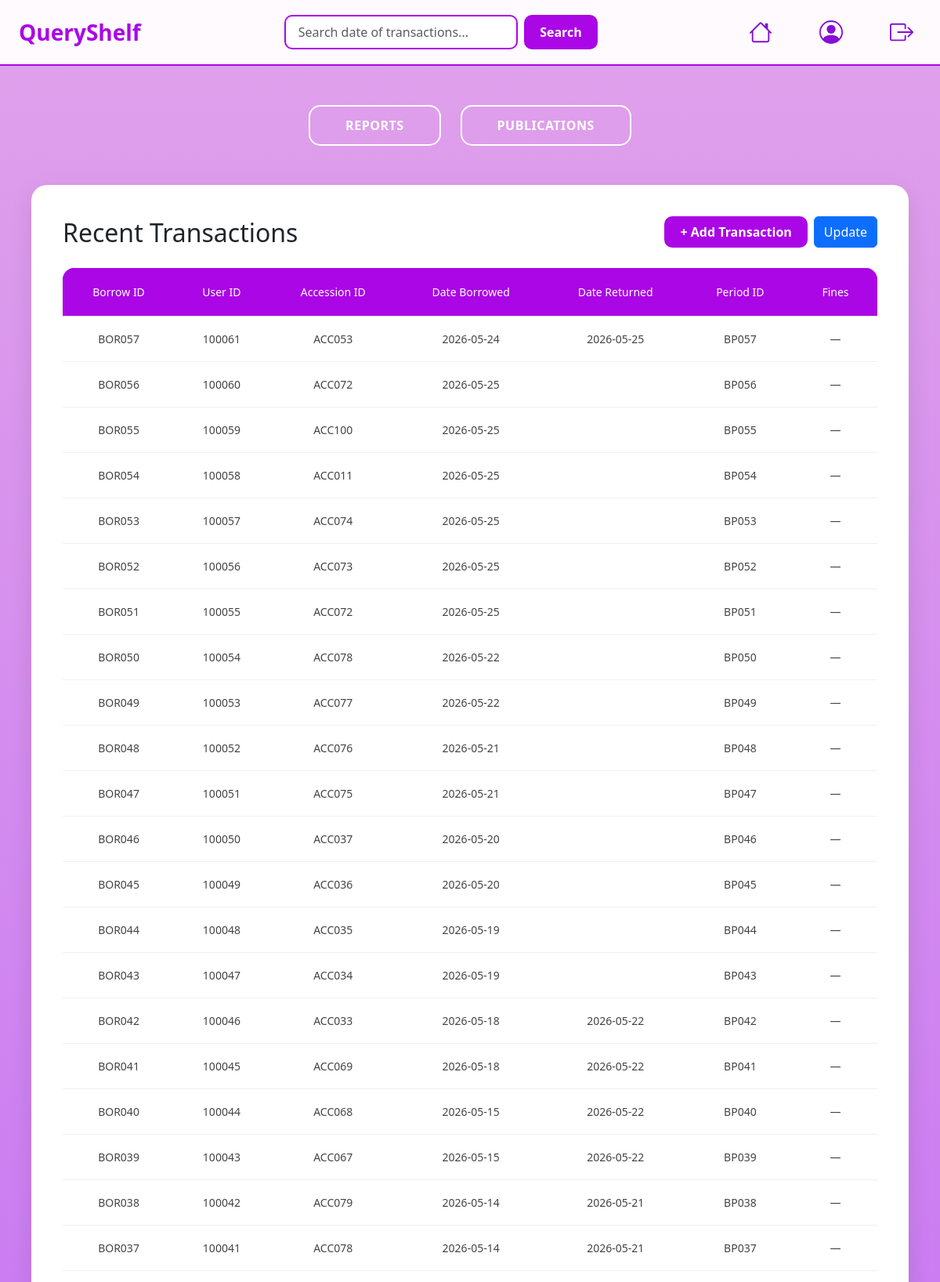
The app's page /php/clerk_dashboard.php (signed in, upper part) with its own data.
### tables this page shows
CREATE TABLE `borrows` (
  `borrow_id` varchar(30) NOT NULL,
  `user_id` int(11) NOT NULL,
  `date_borrowed` date NOT NULL,
  `date_returned` date DEFAULT NULL,
  `borrowingperiod_id` varchar(30) NOT NULL,
  `accession_id` varchar(30) NOT NULL,
  `due_date` date NOT NULL
);

### php/clerk_dashboard.php (the view, shortened to what this page needs)
<?php
require '../db.php';
$search = isset($_GET['search']) ? $_GET['search'] : "";
$searchTerm = "%$search%";
$sql = "SELECT borrows.*, fines.amount AS fines
        FROM borrows
        LEFT JOIN fines ON borrows.borrow_id = fines.borrow_id
        WHERE borrows.borrow_id LIKE ?
        OR user_id LIKE ?
        OR accession_id LIKE ?
        OR date_borrowed LIKE ?
        OR date_returned LIKE ?
        OR borrowingperiod_id LIKE ?
        ORDER BY borrows.borrow_id DESC";
$stmt = $pdo->prepare($sql);
$stmt->execute([
    $searchTerm,
    $searchTerm,
    $searchTerm,
    $searchTerm,
    $searchTerm,
    $searchTerm
]);
$results = $stmt->fetchAll();
?>
<!DOCTYPE html>
<html lang="en">
<head>
<link href="https://cdn.jsdelivr.net/npm/bootstrap@5.3.3/dist/css/bootstrap.min.css" rel="stylesheet">
<link rel="stylesheet" href="/QueryShelf/css/cler_dashboard.css">
</head>
<body>
<nav class="navbar px-4">
    <div class="logo">QueryShelf</div>
    <form class="d-flex mx-auto" method="GET" style="width: 400px;">
        <input type="text" name="search" class="form-control" placeholder="Search date of transactions..." value="<?= htmlspecialchars($search); ?>">
        <button class="btn search-btn ms-2" type="submit">Search</button>
    </form>
    <div class="nav-right">
        <a href="/QueryShelf/php/clerk_dashboard.php" class="icon-btn"><img src="/QueryShelf/assets/house.svg"></a>
        <a href="/QueryShelf/php/clerk_profile.php" class="icon-btn"><img src="/QueryShelf/assets/person-circle.svg"></a>
        <a href="/QueryShelf/php/logout.php" class="icon-btn" onclick="confirmLogout(event)">
            <img src="/QueryShelf/assets/box-arrow-right.svg">
        </a>
    </div>
</nav>
<div class="button-container">
    <a href="/QueryShelf/php/reports.php" class="btn">REPORTS</a>
    <a href="/QueryShelf/php/clerk_publication.php" class="btn">PUBLICATIONS</a>
</div>
<div class="transactions-container mt-4">
    <div class="d-flex justify-content-between align-items-center mb-3">
        <h2>Recent Transactions</h2>
        <div class="header-action d-flex gap-2">
            <button class="btn search-btn" id="addBtn">+ Add Transaction</button>
            <button class="btn btn-primary" id="updateBtnTop">Update</button>
        </div>
    </div>
    <table class="table">
        <thead>
            <tr>
                <th>Borrow ID</th>
                <th>User ID</th>
                <th>Accession ID</th>
                <th>Date Borrowed</th>
                <th>Date Returned</th>
                <th>Period ID</th>
                <th>Fines</th>
            </tr>
        </thead>
        <tbody>
            <?php foreach ($results as $row): ?>
                <tr class="selectable"
                    data-id="<?= $row['borrow_id']; ?>"
                    data-user="<?= $row['user_id']; ?>"
                    data-accession="<?= $row['accession_id']; ?>"
                    data-borrowed="<?= $row['date_borrowed']; ?>"
                    data-returned="<?= $row['date_returned']; ?>"
                    data-period="<?= $row['borrowingperiod_id']; ?>">
                    <td><?= $row['borrow_id']; ?></td>
                    <td><?= $row['user_id']; ?></td>
                    <td><?= $row['accession_id']; ?></td>
                    <td><?= $row['date_borrowed']; ?></td>
                    <td><?= $row['date_returned']; ?></td>
                    <td><?= $row['borrowingperiod_id']; ?></td>
                    <td>
                        <?= ($row['fines'] !== null && $row['fines'] > 0)
                            ? '₱' . number_format($row['fines'], 2)
                            : '—'; ?>
                    </td>
                </tr>
            <?php endforeach; ?>
        </tbody>
    </table>
</div>
</body>
</html>

### css/cler_dashboard.css (style rules this page uses)
* { margin: 0; padding: 0; }
nav { display: flex; justify-content: center; gap: 25px; margin-bottom: 35px; padding: 20px; }
nav a { text-decoration: none; color: #ffffff; border: 2px solid #ffffff; padding: 12px 45px; border-radius: 15px; font-weight: 600; font-size: 1rem; letter-spacing: 0.5px; transition: all 0.2s ease-in-out; display: inline-block; }
body { font-family: 'Poppins', sans-serif; background: linear-gradient(#d37ae2b3, #8d00f8b3); background-attachment: fixed; margin: 0; padding: 0; min-height: 100vh; }
.search-btn { background-color: #a100e6; color: white; border: none; font-weight: 600; border-radius: 10px; padding: 10px 20px; }
table { width: 100%; border-collapse: collapse; font-size: 14px; }
th { background-color: #b319e6; color: white; text-align: left; padding: 15px; font-weight: 500; }
td { padding: 15px; border-bottom: 1px solid #f1eaf7; color: #4a4a4a; }
:root { --primary-purple: #aa06e6; --bg-gradient: linear-gradient(#d37ae2b3, #8d00f8b3); --card-bg: #ffffff; --navbar-bg: rgba(255, 255, 255, 0.95); --shadow: 0 10px 30px rgba(0, 0, 0, 0.1); }
body { background: var(--bg-gradient); background-attachment: fixed; min-height: 100vh; font-family: 'Segoe UI', Arial, sans-serif; margin: 0; }
.navbar { background-color: var(--navbar-bg) !important; padding: 1rem 3rem; border-bottom: 2px solid var(--primary-purple); display: flex; justify-content: space-between; align-items: center; }
.logo { font-size: 28px; font-weight: bold; color: var(--primary-purple); }
.navbar input[type="text"] { border: 2px solid var(--primary-purple); background: #ffffff; padding: 8px 16px; border-radius: 10px; }
.search-btn { background-color: var(--primary-purple); color: white; font-weight: 600; border-radius: 10px; padding: 8px 20px; border: none; }
.nav-right { display: flex; align-items: center; gap: 40px; }
.icon-btn { background: transparent; border: none; cursor: pointer; padding: 10px; display: flex; }
.icon-btn img { width: 30px; height: 30px; filter: invert(13%) sepia(93%) saturate(5451%) hue-rotate(276deg) brightness(85%) contrast(105%); }
.button-container { display: flex; justify-content: center; gap: 25px; margin: 50px 0; }
.button-container .btn { padding: 12px 45px; border: 2px solid #ffffff; color: #ffffff; background: transparent; font-weight: 600; font-size: 1rem; letter-spacing: 0.5px; border-radius: 15px; text-decoration: none; transition: all 0.2s ease-in-out; }
.transactions-container { background: var(--card-bg); padding: 40px; border-radius: 20px; box-shadow: var(--shadow); margin: 0 40px 50px 40px; }
.header-action { margin-bottom: 10px; }
.table { border-collapse: separate; border-spacing: 0; width: 100%; border-radius: 15px; overflow: hidden; margin-top: 10px; }
.table thead { background-color: var(--primary-purple); color: white; }
.table thead th { background-color: var(--primary-purple); color: white; padding: 20px !important; text-align: center; }
.table tbody tr { background-color: white; }
.table td { padding: 18px !important; text-align: center; border-bottom: 1px solid #f0f0f0; color: #444; }

### php/clerk_dashboard.php (style rules this page uses)
tr.selectable { cursor: pointer; }

### records on screen
borrows: borrow_id "BOR057", user "100061", accession "ACC053", date_borrowed "2026-05-24", date_returned "2026-05-25", borrowingperiod "BP057"
borrows: borrow_id "BOR056", user "100060", accession "ACC072", date_borrowed "2026-05-25", borrowingperiod "BP056"
borrows: borrow_id "BOR055", user "100059", accession "ACC100", date_borrowed "2026-05-25", borrowingperiod "BP055"
borrows: borrow_id "BOR054", user "100058", accession "ACC011", date_borrowed "2026-05-25", borrowingperiod "BP054"
borrows: borrow_id "BOR053", user "100057", accession "ACC074", date_borrowed "2026-05-25", borrowingperiod "BP053"
borrows: borrow_id "BOR052", user "100056", accession "ACC073", date_borrowed "2026-05-25", borrowingperiod "BP052"
borrows: borrow_id "BOR051", user "100055", accession "ACC072", date_borrowed "2026-05-25", borrowingperiod "BP051"
borrows: borrow_id "BOR050", user "100054", accession "ACC078", date_borrowed "2026-05-22", borrowingperiod "BP050"
borrows: borrow_id "BOR049", user "100053", accession "ACC077", date_borrowed "2026-05-22", borrowingperiod "BP049"
borrows: borrow_id "BOR048", user "100052", accession "ACC076", date_borrowed "2026-05-21", borrowingperiod "BP048"
borrows: borrow_id "BOR047", user "100051", accession "ACC075", date_borrowed "2026-05-21", borrowingperiod "BP047"
borrows: borrow_id "BOR046", user "100050", accession "ACC037", date_borrowed "2026-05-20", borrowingperiod "BP046"
borrows: borrow_id "BOR045", user "100049", accession "ACC036", date_borrowed "2026-05-20", borrowingperiod "BP045"
borrows: borrow_id "BOR044", user "100048", accession "ACC035", date_borrowed "2026-05-19", borrowingperiod "BP044"
borrows: borrow_id "BOR043", user "100047", accession "ACC034", date_borrowed "2026-05-19", borrowingperiod "BP043"
borrows: borrow_id "BOR042", user "100046", accession "ACC033", date_borrowed "2026-05-18", date_returned "2026-05-22", borrowingperiod "BP042"
borrows: borrow_id "BOR041", user "100045", accession "ACC069", date_borrowed "2026-05-18", date_returned "2026-05-22", borrowingperiod "BP041"
borrows: borrow_id "BOR040", user "100044", accession "ACC068", date_borrowed "2026-05-15", date_returned "2026-05-22", borrowingperiod "BP040"
borrows: borrow_id "BOR039", user "100043", accession "ACC067", date_borrowed "2026-05-15", date_returned "2026-05-22", borrowingperiod "BP039"
borrows: borrow_id "BOR038", user "100042", accession "ACC079", date_borrowed "2026-05-14", date_returned "2026-05-21", borrowingperiod "BP038"
borrows: borrow_id "BOR037", user "100041", accession "ACC078", date_borrowed "2026-05-14", date_returned "2026-05-21", borrowingperiod "BP037"
